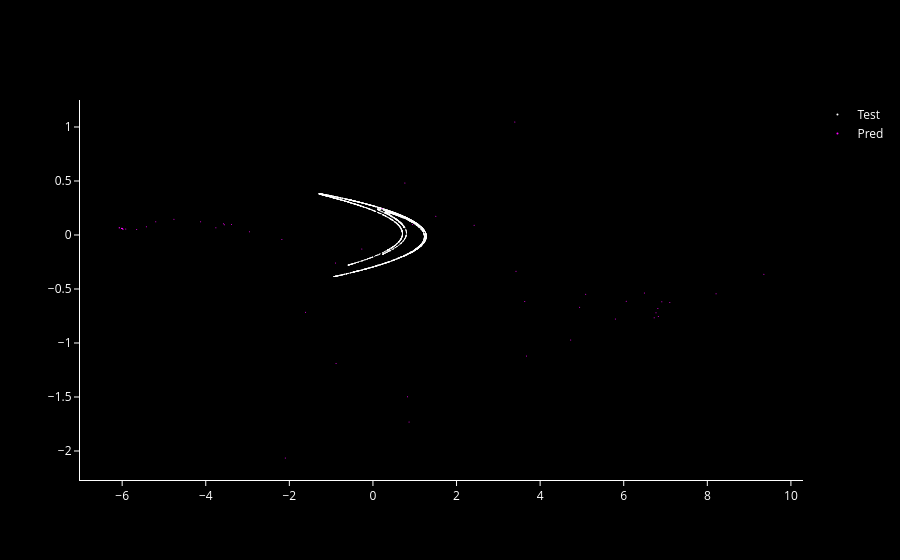

This figure's notebook cell:
### Code cell
for trial in study.best_trials:
    params = trial.params
    Y_test, Y_pred = henon_closed(
        in_size=2,
        out_size=2,
        res_size=200,
        sparsity=params["sparsity"],
        spec_rad=params["spec_rad"],
        alpha=params["alpha"],
        input_scaling=params["input_scaling"],
        bias_scaling=params["bias_scaling"],
        ridge_alpha=params["ridge_alpha"],
        noise_val=params["noise_val"],
        tau_steps=1,
    )
    r_2 = r2_score(Y_test, Y_pred)
    mse = root_mean_squared_error(Y_test, Y_pred)
    print(f"Trial {trial.number}: {trial.values}")
    print(f"Params: {trial.params}")
    print(f"R^2: {r_2}, MSE: {mse}")
    henon_plot([Y_test, Y_pred], ["Test", "Pred"]).show()

### Figure 1 — Plotly figure (JSON) as saved in the notebook; plotly's stock layout.template omitted (floating-point values rounded to 4 significant figures; data arrays with more than 128 entries replaced by an {"elided": "..."} marker saying what was removed)
{"data": [{"marker": {"color": "white", "size": 1}, "mode": "markers", "name": "Test", "type": "scatter", "x": {"elided": "4000 float values"}, "y": {"elided": "4000 float values"}}, {"marker": {"color": "magenta", "size": 1}, "mode": "markers", "name": "Pred", "type": "scatter", "x": {"elided": "4000 float values"}, "y": {"elided": "4000 float values"}}], "layout": {"font": {"color": "white"}, "paper_bgcolor": "black", "plot_bgcolor": "black", "xaxis": {"linecolor": "white", "showgrid": false, "tickcolor": "white", "ticks": "outside", "zeroline": false}, "yaxis": {"linecolor": "white", "showgrid": false, "tickcolor": "white", "ticks": "outside", "zeroline": false}}}
